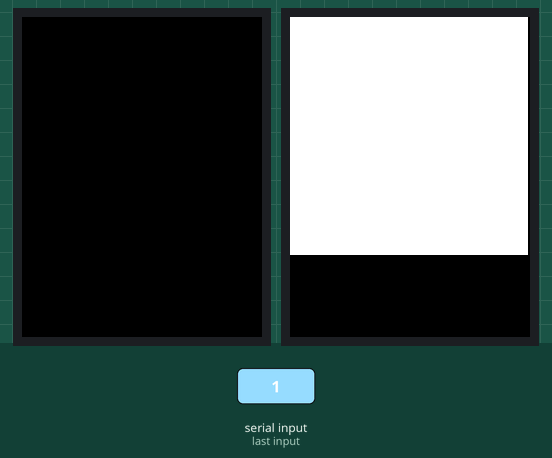
A sketch run on a simulated Arduino Uno, built with avr-gcc and run on an emulated ATmega328P. Parts: 2 × 240×320 colour display. The test bench sets the inputs (shaded band). What the sketch prints to the serial monitor is not drawn.

2.7 s: "1\n" received over Serial
Above: at 3.8 s.
5.4 s: "0\n" received over Serial
8.1 s: "2\n" received over Serial
Timing chart, 0 to 11.1 s (numbered marks = the images above; inputs shaded):
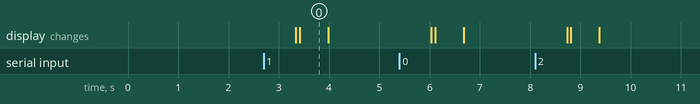

The sketch:

qrmachine.ino
```cpp
#include <Adafruit_GFX.h>    // Core graphics library
#include <Adafruit_TFTLCD.h> // Hardware-specific library
#include <qrcode.h>

// The control pins for the LCD can be assigned to any digital or
// analog pins...but we'll use the analog pins as this allows us to
// double up the pins with the touch screen (see the TFT paint example).
#define LCD_CS A3 // Chip Select goes to Analog 3
#define LCD_CD A2 // Command/Data goes to Analog 2
#define LCD_WR A1 // LCD Write goes to Analog 1
#define LCD_RD A0 // LCD Read goes to Analog 0

#define LCD_RESET A4 // Can alternately just connect to Arduino's reset pin


// Assign human-readable names to some common 16-bit color values:
#define	BLACK   0x0000
#define	BLUE    0x001F
#define	RED     0xF800
#define	GREEN   0x07E0
#define CYAN    0x07FF
#define MAGENTA 0xF81F
#define YELLOW  0xFFE0
#define WHITE   0xFFFF

Adafruit_TFTLCD tft(LCD_CS, LCD_CD, LCD_WR, LCD_RD, LCD_RESET);
// If using the shield, all control and data lines are fixed, and
// a simpler declaration can optionally be used:
// Adafruit_TFTLCD tft;

// The structure to manage the QR code
QRCode qrcode;

// text that comes on the serial port
String serialBuffer;

// Define QR Code properties: https://github.com/ricmoo/QRCode/tree/master
#define QR_VERSION 4
#define QR_ECC 0


/**
  Draws the code for the given content
  @param content a Text that should be shown
  @param display the display where it should be shown
*/
void drawCode(String content, Adafruit_TFTLCD display)
{
  uint8_t qrcodeBytes[qrcode_getBufferSize(QR_VERSION)];
  qrcode_initText(&qrcode, qrcodeBytes, QR_VERSION, QR_ECC, content.c_str());

  // Get the pixel size
  int ps = (min(display.width(), display.height()) / (qrcode.size+1));

  // Clear screen
  display.fillScreen(BLACK);
  display.fillRect(0, 0, (qrcode.size+1)*ps, (qrcode.size+1)*ps, WHITE);


  for (uint8_t y = 0; y < qrcode.size; y++)
  {
    // Left quiet zone
    Serial.print("        ");
    // Each horizontal module
    for (uint8_t x = 0; x < qrcode.size; x++)
    {
        // Print each module (UTF-8 \u2588 is a solid block)
        Serial.print(qrcode_getModule(&qrcode, x, y) ? "\u2588\u2588": "  ");
        //display.fillRect(ps/2 + (x*ps), ps/2 + (y*ps), ps, ps, qrcode_getModule(&qrcode, x, y) ? BLACK : WHITE);
        display.fillRoundRect(ps/2 + (x*ps), ps/2 + (y*ps), ps, ps, ps/6.0, qrcode_getModule(&qrcode, x, y) ? BLACK : WHITE);
    }
    Serial.print("\n");
  }

  // Draw the text
  display.setCursor(ps, display.width()+ps);
  display.setTextColor(GREEN);
  display.setTextSize(2);
  display.setTextWrap(true);
  display.println(content);

}

void setup(void) {
  Serial.begin(115200);
  Serial.println(F("TFT LCD test - enter text to display as qr code:"));


  Serial.println(F("Using Adafruit 2.8\" TFT Breakout Board Pinout"));
  Serial.print("TFT size is "); Serial.print(tft.width()); Serial.print("x"); Serial.println(tft.height());

  // Start TFT Duisplay
  tft.reset();
  uint16_t identifier = tft.readID();
  tft.begin(identifier);

  drawCode("QR Machine: Enter text via serial console to get a qr code", tft);

  Serial.println(F("Done!"));
}

void loop(void)
{
  // Check for serial data and trigger the event
    while ( Serial.available() > 0 )
    {
      char inchar = (char) Serial.read();

      if (inchar != '\r' && inchar != '\n')
      {
        serialBuffer += inchar;
      }
      else
      {
        drawCode(serialBuffer, tft);
        serialBuffer = "";
      }
    }
}
```

Measured:
- what the display in image 0 shows lasts 0.6 s, from 3.4 s to 4.0 s
